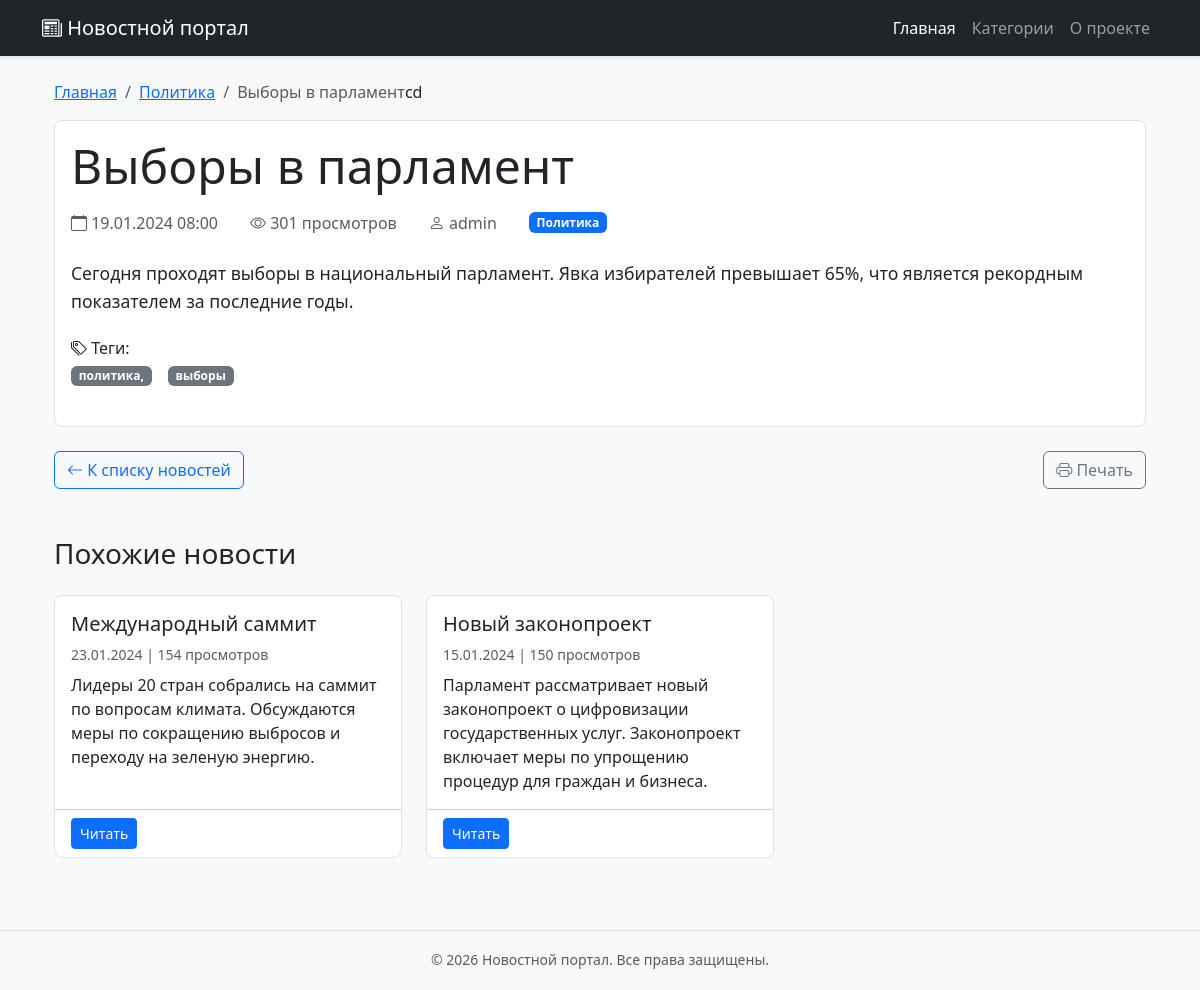
Page /news/5/ on the committed database.
### news/models.py (models this page shows, shortened)
class News(models.Model):
    DRAFT = 'draft'
    PUBLISHED = 'published'
    ARCHIVED = 'archived'
    STATUS_CHOICES = [
        (DRAFT, 'Черновик'),
        (PUBLISHED, 'Опубликовано'),
        (ARCHIVED, 'В архиве'),
    ]
    title = models.CharField(max_length=200, verbose_name='Заголовок')
    slug = models.SlugField(max_length=200, unique=True, verbose_name='URL-адрес')
    content = models.TextField(verbose_name='Содержание')
    short_description = models.TextField(max_length=500, verbose_name='Краткое описание', blank=True)
    category = models.ForeignKey(
        Category,
        on_delete=models.CASCADE,
        related_name='news',
        verbose_name='Категория'
    )
    author = models.ForeignKey(
        User,
        on_delete=models.CASCADE,
        related_name='news',
        verbose_name='Автор'
    )
    status = models.CharField(
        max_length=20,
        choices=STATUS_CHOICES,
        default=DRAFT,
        verbose_name='Статус'
    )
    created_at = models.DateTimeField(auto_now_add=True, verbose_name='Дата создания')
    updated_at = models.DateTimeField(auto_now=True, verbose_name='Дата обновления')
    published_at = models.DateTimeField(blank=True, null=True, verbose_name='Дата публикации')
    image = models.ImageField(
        upload_to='news/images/%Y/%m/%d/',
        verbose_name='Изображение',
        blank=True,
        null=True
    )
    views = models.PositiveIntegerField(default=0, verbose_name='Количество просмотров')
    tags = models.CharField(max_length=200, verbose_name='Теги', blank=True)
    meta_title = models.CharField(max_length=200, verbose_name='Meta заголовок', blank=True)
    meta_description = models.TextField(verbose_name='Meta описание', blank=True)
    class Meta:
        verbose_name = 'Новость'
        verbose_name_plural = 'Новости'
        ordering = ['-created_at']
        indexes = [
            models.Index(fields=['-created_at']),
            models.Index(fields=['status']),
            models.Index(fields=['category']),
        ]
    def save(self, *args, **kwargs):
        if self.status == self.PUBLISHED and not self.published_at:
            from django.utils import timezone
            self.published_at = timezone.now()
        elif self.status != self.PUBLISHED:
            self.published_at = None
        super().save(*args, **kwargs)

class Category(models.Model):
    name = models.CharField(max_length=100, verbose_name='Название категории')
    slug = models.SlugField(max_length=150, unique=True, verbose_name='URL-адрес')
    description = models.TextField(verbose_name='Описание', blank=True)
    created_at = models.DateTimeField(auto_now_add=True, verbose_name='Дата создания')
    class Meta:
        verbose_name = 'Категория'
        verbose_name_plural = 'Категории'
        ordering = ['name']

### news/views.py (the view)
# urls.py: path('news/<int:news_id>/', views.news_detail, name='news_detail'),
def news_detail(request, news_id):
    try:
        news_item = get_object_or_404(News, id=news_id, status='published')
        news_item.views += 1
        news_item.save(update_fields=['views'])
        related_news = News.objects.filter(
            category=news_item.category,
            status='published'
        ).exclude(id=news_id).order_by('-created_at')[:3]
        context = {
            'news': news_item,
            'title': news_item.title,
            'related_news': related_news,
        }
        return render(request, 'news/news_detail.html', context)
    except News.DoesNotExist:
        raise Http404("Новость не найдена")

### news/templates/news/news_detail.html (shortened to what this page needs)
{% extends 'news/base.html' %}
{% load static %}
{% block content %}
<div class="container mt-4">
    <nav aria-label="breadcrumb">
        <ol class="breadcrumb">
            <li class="breadcrumb-item"><a href="{% url 'index' %}">Главная</a></li>
            <li class="breadcrumb-item"><a href="#">{{ news.category.name }}</a></li>
            <li class="breadcrumb-item active">{{ news.title|truncatechars:30 }}</li>
        cd
    </nav>
    <div class="card mb-4">
        <div class="card-body">
            <h1 class="card-title display-5 mb-3">{{ news.title }}</h1>
            <div class="d-flex flex-wrap align-items-center gap-3 mb-4 text-muted">
                <span><i class="bi bi-calendar"></i> {{ news.created_at|date:"d.m.Y H:i" }}</span>
                <span><i class="bi bi-eye"></i> {{ news.views }} просмотров</span>
                <span><i class="bi bi-person"></i> {{ news.author.username|default:"admin" }}</span>
                <span class="badge bg-primary">{{ news.category.name }}</span>
            </div>
            <div class="news-content mb-4">
                {{ news.content|linebreaks }}
            </div>
            {% if news.tags %}
            <div class="mb-4">
                <h6><i class="bi bi-tags"></i> Теги:</h6>
                <div class="d-flex flex-wrap gap-2">
                    {% for tag in news.tags.split %}
                    <span class="badge bg-secondary">{{ tag }}</span>
                    {% endfor %}
                </div>
            </div>
            {% endif %}
        </div>
    </div>
    <div class="d-flex justify-content-between mb-5">
        <a href="{% url 'index' %}" class="btn btn-outline-primary">
            <i class="bi bi-arrow-left"></i> К списку новостей
        </a>
        <button class="btn btn-outline-secondary" onclick="window.print()">
            <i class="bi bi-printer"></i> Печать
        </button>
    </div>
    {% if related_news %}
    <div class="mb-5">
        <h3 class="mb-4">Похожие новости</h3>
        <div class="row">
            {% for related in related_news %}
            <div class="col-md-6 col-lg-4 mb-4">
                <div class="card h-100">
                    <div class="card-body">
                        <h5 class="card-title">{{ related.title }}</h5>
                        <p class="card-text text-muted small mb-2">
                            {{ related.created_at|date:"d.m.Y" }} | {{ related.views }} просмотров
                        </p>
                        <p class="card-text">{{ related.content|truncatewords:20 }}</p>
                    </div>
                    <div class="card-footer bg-transparent">
                        <a href="{% url 'news_detail' related.id %}" class="btn btn-primary btn-sm">Читать</a>
                    </div>
                </div>
            </div>
            {% endfor %}
        </div>
    </div>
    {% endif %}
</div>
<link rel="stylesheet" href="https://cdn.jsdelivr.net/npm/bootstrap-icons@1.11.1/font/bootstrap-icons.css">
{% endblock %}

### news/templates/news/base.html (style rules this page uses)
body { background-color: #f8f9fa; padding-bottom: 60px; }
.container { max-width: 1140px; }

### news/templates/news/news_detail.html (style rules this page uses)
.card { border: 1px solid #dee2e6; border-radius: 0.5rem; }
.card-title { color: #212529; }
.news-content { line-height: 1.6; font-size: 1.1rem; }
.mb-4 { margin-bottom: 1.5rem !important; }
.mb-5 { margin-bottom: 3rem !important; }
.d-flex.gap-3 > * { margin-right: 1rem; }
.d-flex.gap-2 > * { margin-right: 0.5rem; }

### rows in the picture
News: category.name "Политика", title "Выборы в парламент", created_at "19.01.2024 08:00", views "301", author.username "admin", content "Сегодня проходят выборы в национальный парламент. Явка избирателей превышает 65%, что является рекордным показателем за последние годы."
News: title "Международный саммит", created_at "23.01.2024", views "154", content "Лидеры 20 стран собрались на саммит по вопросам климата. Обсуждаются меры по сокращению выбросов и переходу на зеленую энергию."
News: title "Новый законопроект", created_at "15.01.2024", views "150", content "Парламент рассматривает новый законопроект о цифровизации государственных услуг. Законопроект включает меры по упрощению процедур для граждан и бизнеса."

### other values in the picture
{{ tag }} "политика," "выборы"
